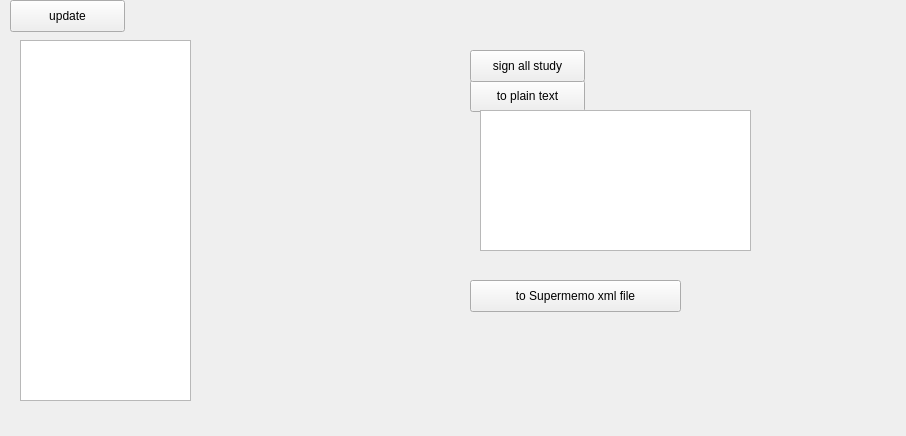
<?xml version="1.0" encoding="UTF-8"?>
<ui version="4.0">
 <class>UnknownWordListWidget</class>
 <widget class="QWidget" name="UnknownWordListWidget">
  <property name="geometry">
   <rect>
    <x>0</x>
    <y>0</y>
    <width>906</width>
    <height>436</height>
   </rect>
  </property>
  <property name="windowTitle">
   <string>Unknown word list</string>
  </property>
  <widget class="QListWidget" name="wordlist">
   <property name="geometry">
    <rect>
     <x>20</x>
     <y>40</y>
     <width>171</width>
     <height>361</height>
    </rect>
   </property>
  </widget>
  <widget class="QPushButton" name="pushButton">
   <property name="geometry">
    <rect>
     <x>470</x>
     <y>80</y>
     <width>115</width>
     <height>32</height>
    </rect>
   </property>
   <property name="text">
    <string>to plain text</string>
   </property>
  </widget>
  <widget class="QPlainTextEdit" name="plainTextEdit">
   <property name="geometry">
    <rect>
     <x>480</x>
     <y>110</y>
     <width>271</width>
     <height>141</height>
    </rect>
   </property>
  </widget>
  <widget class="QPushButton" name="pushButton_2">
   <property name="geometry">
    <rect>
     <x>470</x>
     <y>280</y>
     <width>211</width>
     <height>32</height>
    </rect>
   </property>
   <property name="text">
    <string>to Supermemo xml file</string>
   </property>
  </widget>
  <widget class="QPushButton" name="pushButton_3">
   <property name="geometry">
    <rect>
     <x>470</x>
     <y>50</y>
     <width>115</width>
     <height>32</height>
    </rect>
   </property>
   <property name="text">
    <string>sign all study</string>
   </property>
  </widget>
  <widget class="QPushButton" name="update">
   <property name="geometry">
    <rect>
     <x>10</x>
     <y>0</y>
     <width>115</width>
     <height>32</height>
    </rect>
   </property>
   <property name="text">
    <string>update</string>
   </property>
  </widget>
 </widget>
 <resources/>
 <connections/>
</ui>
